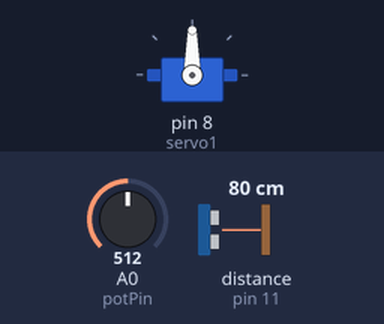
Simulated run of this sketch. Board: Arduino Uno, built with avr-gcc and run on an emulated ATmega328P. On the bench: servo. Wiring (inferred from the names in the program): ultrasonic range finder: trigger pin 12; echo pin 11. Inputs (shaded band) come from the test bench; at power-on: distance to the obstacle (sensor on pin 11) 80 cm, A0 (potPin) = 512. The echo pulse lasts 58.3 µs per cm; what the sketch prints to the serial monitor is not drawn.

Above: at 1.2 s.
1.3 s: distance to the obstacle (sensor on pin 11) set to 17 cm
4.3 s: distance to the obstacle (sensor on pin 11) set to 14 cm
At 7.8 s:
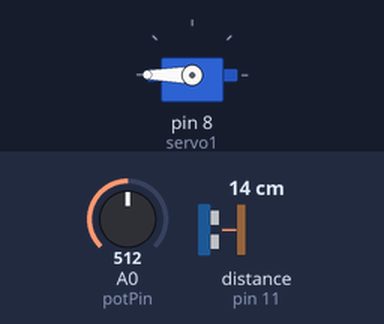
Timing chart, 0 to 15.1 s (numbered marks = the images above; inputs shaded):
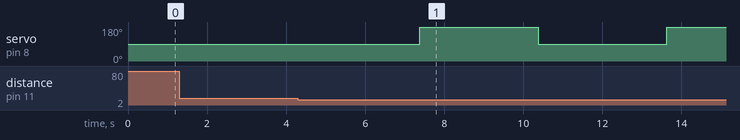

Measured:
- the behaviour switches between 16 and 15 cm on distance to the obstacle (sensor on pin 11) (found by bisection; images 0 and 1)
- after the input at 1.3 s, every drawn part: stays the same
- after the input at 4.3 s, servo on pin 8 (servo1): 90° → 180° after 3.1 s, → 90° 3.0 s later, → 180° 3.2 s later

The sketch:

waste_segregation.ino
```cpp
#include <Servo.h>
Servo servo1;
const int trigPin = 12;
const int echoPin = 11;
long duration;
int distance=0;
int potPin = A0; //input pin
int soil=0;
int fsoil;
void setup()
{
  Serial.begin(9600);
//Serial.print("Humidity");
pinMode(trigPin, OUTPUT);
pinMode(echoPin, INPUT);
servo1.attach(8);
}
void loop()
{


  int soil=0;
  for(int i=0;i<2;i++)
  {
digitalWrite(trigPin, LOW);
delayMicroseconds(7);
digitalWrite(trigPin, HIGH);
delayMicroseconds(10);
digitalWrite(trigPin, LOW);
delayMicroseconds(10);
duration = pulseIn(echoPin, HIGH);
distance= duration*0.034/2+distance;
delay(10);

  }
  distance=distance/2;
  Serial.println(distance);
if (distance <15 && distance>1)
{
  delay(1000);
for(int i=0;i<3;i++)
{
soil = analogRead(potPin) ;
soil = constrain(soil, 485, 1023);
fsoil = (map(soil, 485, 1023, 100, 0))+fsoil;
delay(75);
}
fsoil=fsoil/3;
Serial.println(fsoil);
Serial.print("%");
if(fsoil>3)
{delay(1000);
  Serial.print("WET ");
  servo1.write(180);
delay(3000);}
else{ delay(1000);
  Serial.print("dry ");
servo1.write(0);
delay(3000);}

servo1.write(90);}
distance=0;
fsoil=0;delay(1000);
}
```
